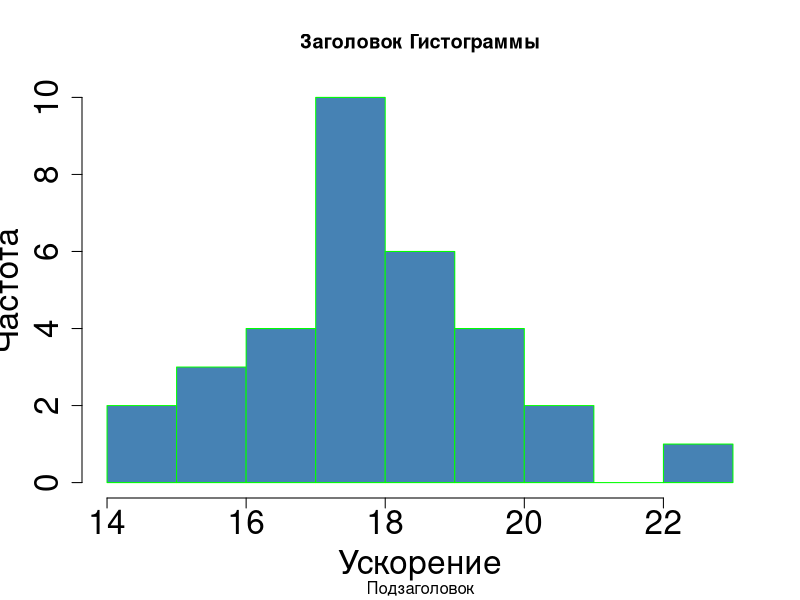
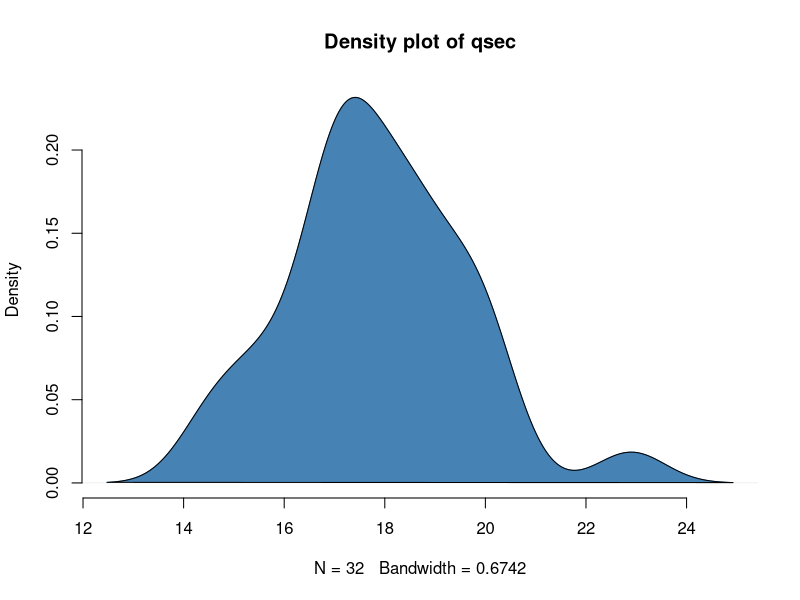
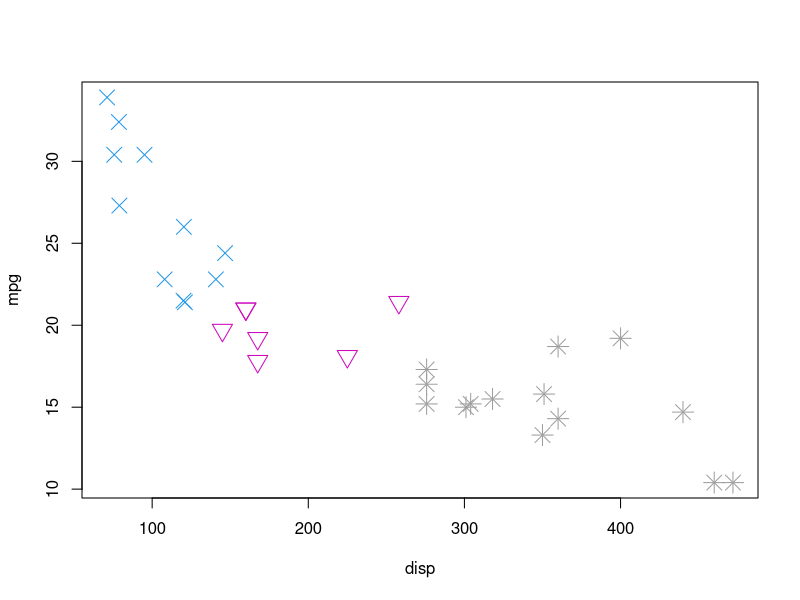
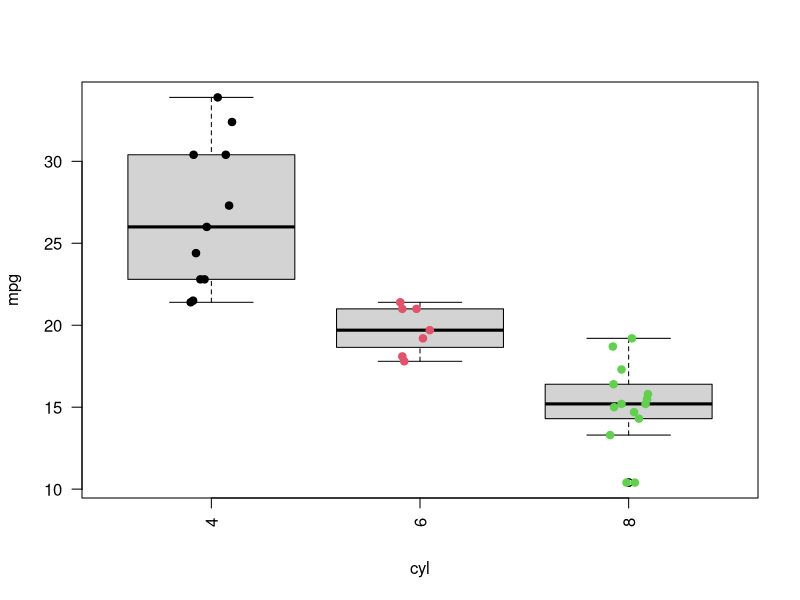

Write the R code that produced these figures, in order.
# mtcars
head(mtcars)
mtcars[c('qsec')]
mtcars[c('mpg')]
class(mtcars$mpg)

# plot hist
hist(mtcars$qsec, border="green", col = "steelblue", main="Заголовок Гистограммы", sub="Подзаголовок",
     xlab = "Ускорение", ylab = "Частота", cex.lab = 2,cex.axis = 2)

# plot density
dens <- density(mtcars$qsec)

plot(dens,
     frame = FALSE,
     col = "steelblue",
     main = "Density plot of qsec")
polygon(dens, col = "steelblue")

# scatter plot
plot(mtcars$disp, mtcars$mpg, pch = mtcars$cyl, cex = 2, col = mtcars$cyl, ylab="mpg",xlab="disp")

# boxplot
boxplot(mpg ~ cyl, data = mtcars,las=2)
stripchart(mtcars$mpg ~ mtcars$cyl, vertical = TRUE, method = "jitter",
           pch = 19, add = TRUE, col = 1:length(levels(chickwts$feed)))




